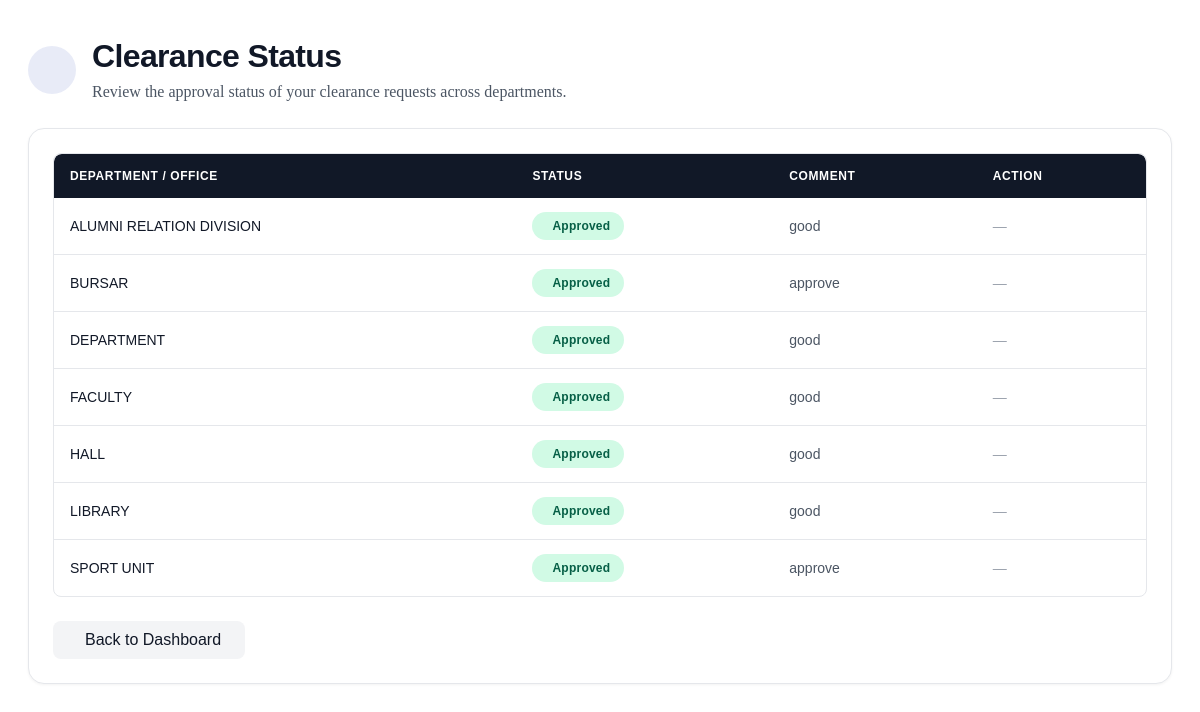
/student/clearance-status.php (signed in), run on the app's committed database.
### tables this page shows
CREATE TABLE `clearance_status` (
  `id` int(11) NOT NULL,
  `student_id` int(11) DEFAULT NULL,
  `department_role` varchar(100) DEFAULT NULL,
  `status` enum('pending','approved','rejected') DEFAULT 'pending',
  `comment` text DEFAULT NULL,
  `digital_signature` varchar(255) DEFAULT NULL,
  `approved_by` int(11) DEFAULT NULL,
  `approved_at` timestamp NULL DEFAULT NULL,
  `student_name` varchar(255) DEFAULT NULL,
  `reg_number` varchar(100) DEFAULT NULL,
  `rejection_reason` text DEFAULT NULL,
  `resubmitted_at` datetime DEFAULT NULL,
  `updated_at` timestamp NOT NULL DEFAULT current_timestamp() ON UPDATE current_timestamp(),
  `document_file` longtext DEFAULT NULL,
  `requirement_files` longtext DEFAULT NULL
);

### student/clearance-status.php (the view, shortened to what this page needs)
<?php
include_once '../includes/config.php';
$student_id = $_SESSION['student_id'];
$query = mysqli_query($conn,
    "SELECT cs1.*
     FROM clearance_status cs1
     INNER JOIN (
        SELECT department_role,
               MAX(id) AS max_id
        FROM clearance_status
        WHERE student_id='$student_id'
        GROUP BY department_role
     ) cs2
     ON cs1.id = cs2.max_id
     ORDER BY cs1.department_role ASC
");
$has_records = mysqli_num_rows($query) > 0;
?>
<div class="status-page">
    <div class="page-header-status">
        <div class="header-icon">
        </div>
        <div>
            <h1>Clearance Status</h1>
            <p>Review the approval status of your clearance requests across departments.</p>
        </div>
    </div>
    <div class="card-custom">
        <?php if ($has_records): ?>
            <div class="table-wrapper">
                <table class="table-custom">
                    <thead>
                        <tr>
                            <th>Department / Office</th>
                            <th>Status</th>
                            <th>Comment</th>
                            <th>Action</th>
                        </tr>
                    </thead>
                    <tbody>
                        <?php while ($row = mysqli_fetch_assoc($query)): ?>
                            <?php
                                $status = strtolower($row['status']);
                                $department = htmlspecialchars($row['department_role']);
                                $comment = htmlspecialchars($row['comment'] ?? '');
                                $comment_display = !empty($comment) ? $comment : 'No comment';
                                $comment_class = !empty($comment) ? 'comment-text' : 'comment-text empty';
                            ?>
                            <tr>
                                <td data-label="Department / Office">
                                    <span class="department-name"><?php echo $department; ?></span>
                                </td>
                                <td data-label="Status">
                                    <span class="status-badge <?php echo $status; ?>">
                                        <?php echo ucfirst($status); ?>
                                    </span>
                                </td>
                                <td data-label="Comment">
                                    <span class="<?php echo $comment_class; ?>">
                                        <?php echo $comment_display; ?>
                                    </span>
                                </td>
                                <td data-label="Action">
                                    <div class="action-cell">
                                        <?php if ($status == 'rejected'): ?>
                                            <a href="resubmit.php?office=<?php echo urlencode($row['department_role']); ?>"
                                               class="btn-resubmit"
                                               onclick="return confirm('Resubmit this request?')">
                                                <i class="bi bi-arrow-repeat"></i> Resubmit
                                            </a>
                                        <?php else: ?>
                                            <span style="color:#9ca3af; font-size:14px;">—</span>
                                        <?php endif; ?>
                                    </div>
                                </td>
                            </tr>
                        <?php endwhile; ?>
                    </tbody>
                </table>
            </div>
        <?php endif; ?>
        <a href="dashboard.php" class="btn-back">
            <i class="bi bi-arrow-left"></i> Back to Dashboard
        </a>
    </div>
</div>

### student/clearance-status.php (style rules this page uses)
.status-page { max-width: 1280px; margin: 0 auto; padding: 20px; }
.page-header-status { display: flex; align-items: center; gap: 16px; margin-bottom: 24px; margin-top: 8px; }
.page-header-status .header-icon { width: 48px; height: 48px; border-radius: 9999px; background-color: rgba(30, 64, 175, 0.1); color: #1e40af; display: flex; align-items: center; justify-content: center; flex-shrink: 0; }
.page-header-status h1 { font-size: 32px; font-weight: 700; line-height: 40px; letter-spacing: -0.02em; color: #111827; margin: 0; font-family: 'Hanken Grotesk', sans-serif; }
.page-header-status p { font-size: 16px; font-weight: 400; line-height: 24px; color: #4b5563; margin-top: 4px; margin-bottom: 0; }
.card-custom { background: #ffffff; border-radius: 1rem; border: 1px solid #e5e7eb; padding: 24px; margin-bottom: 24px; box-shadow: 0 1px 3px rgba(0,0,0,0.05); }
.table-wrapper { overflow-x: auto; border-radius: 0.5rem; border: 1px solid #e5e7eb; overflow: hidden; }
.table-custom { width: 100%; border-collapse: collapse; font-family: 'Hanken Grotesk', sans-serif; font-size: 14px; line-height: 20px; }
.table-custom thead th { background-color: #111827; color: #ffffff; padding: 12px 16px; font-size: 12px; font-weight: 600; letter-spacing: 0.05em; text-transform: uppercase; border: none; text-align: left; }
.table-custom thead th:first-child { border-radius: 0.5rem 0 0 0; }
.table-custom thead th:last-child { border-radius: 0 0.5rem 0 0; }
.table-custom tbody td { padding: 14px 16px; border-bottom: 1px solid #e5e7eb; vertical-align: middle; color: #111827; }
.table-custom tbody tr { transition: background 0.2s ease; }
.table-custom tbody tr:last-child td { border-bottom: none; }
.status-badge { font-size: 12px; font-weight: 600; padding: 4px 14px; border-radius: 9999px; letter-spacing: 0.02em; display: inline-flex; align-items: center; gap: 6px; font-family: 'Hanken Grotesk', sans-serif; }
.status-badge.approved { background-color: #d1fae5; color: #065f46; }
.department-name { font-weight: 500; color: #111827; }
.comment-text { color: #4b5563; }
.btn-back { background-color: #f3f4f6; border: none; color: #111827; font-weight: 500; padding: 10px 24px; border-radius: 0.5rem; transition: all 0.15s ease; display: inline-flex; align-items: center; gap: 8px; text-decoration: none; font-family: 'Hanken Grotesk', sans-serif; margin-top: 24px; }
.action-cell { display: flex; align-items: center; gap: 8px; flex-wrap: wrap; }

### data on the page
clearance_status: department_role "ALUMNI RELATION DIVISION", status "Approved", comment "good"
clearance_status: department_role "BURSAR", status "Approved", comment "approve"
clearance_status: department_role "DEPARTMENT", status "Approved", comment "good"
clearance_status: department_role "FACULTY", status "Approved", comment "good"
clearance_status: department_role "HALL", status "Approved", comment "good"
clearance_status: department_role "LIBRARY", status "Approved", comment "good"
clearance_status: department_role "SPORT UNIT", status "Approved", comment "approve"
